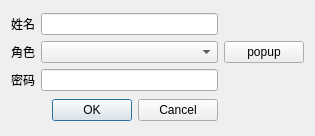
<?xml version="1.0" encoding="UTF-8"?>
<ui version="4.0">
 <class>CDialog</class>
 <widget class="QDialog" name="CDialog">
  <property name="geometry">
   <rect>
    <x>0</x>
    <y>0</y>
    <width>315</width>
    <height>136</height>
   </rect>
  </property>
  <property name="windowTitle">
   <string>Dialog</string>
  </property>
  <layout class="QGridLayout" name="gridLayout">
   <item row="0" column="0">
    <layout class="QFormLayout" name="formLayout">
     <item row="0" column="0">
      <widget class="QLabel" name="label_gif">
       <property name="text">
        <string>姓名</string>
       </property>
      </widget>
     </item>
     <item row="0" column="1">
      <widget class="QLineEdit" name="lineEdit"/>
     </item>
     <item row="1" column="0">
      <widget class="QLabel" name="label_gif_3">
       <property name="text">
        <string>角色</string>
       </property>
      </widget>
     </item>
     <item row="1" column="1">
      <widget class="QComboBox" name="cbRole"/>
     </item>
     <item row="2" column="0">
      <widget class="QLabel" name="label_gif_2">
       <property name="text">
        <string>密码</string>
       </property>
      </widget>
     </item>
     <item row="2" column="1">
      <widget class="QLineEdit" name="lineEdit_2">
       <property name="echoMode">
        <enum>QLineEdit::Password</enum>
       </property>
      </widget>
     </item>
    </layout>
   </item>
   <item row="0" column="1">
    <widget class="QPushButton" name="btnPopup">
     <property name="text">
      <string>popup</string>
     </property>
    </widget>
   </item>
   <item row="1" column="0">
    <widget class="QDialogButtonBox" name="buttonBox">
     <property name="orientation">
      <enum>Qt::Horizontal</enum>
     </property>
     <property name="standardButtons">
      <set>QDialogButtonBox::Cancel|QDialogButtonBox::Ok</set>
     </property>
    </widget>
   </item>
  </layout>
 </widget>
 <resources/>
 <connections/>
</ui>
